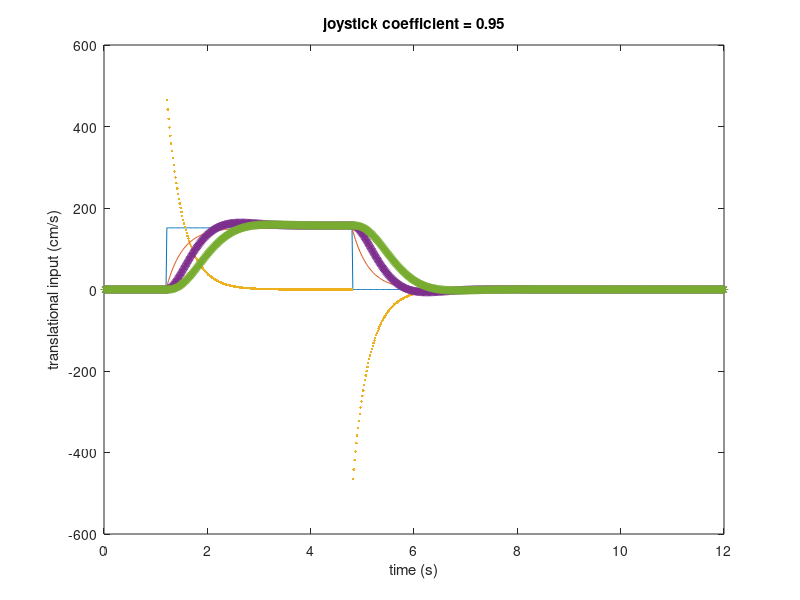
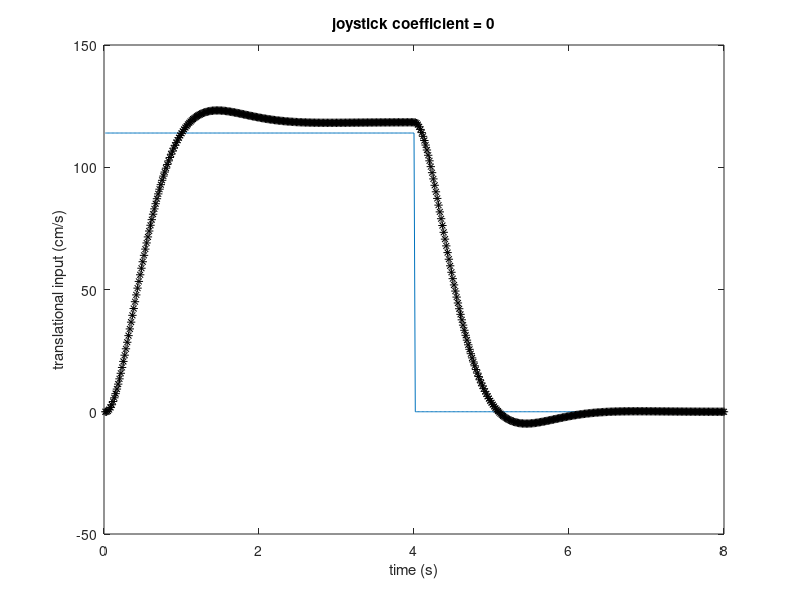

Write the MATLAB code that produced these figures, in order.
%% Acceleration control parameters
a = .95; % choose from a = .9; a = .95; a = .99; a = .995; a = .999;
b = .25; % choose from b = .1; b = .25; b = .5; b = .75; b = .9; b = 1;
x = 600; % cm
T = 4; % sec
dt = 1/60;

tau = -dt/log(a)
vmax1 = (x/T)*(1 + b*log(1 + exp((2*tau-T)/(T*b)))) 
% 
% x = 400cm, T = 3s
% for a=.9, b=.1: tau=.16, vmax=133cm/s, amax=842cm/s^2, amax_filt = 175 cm/s^2
% for a=.95, b=.1: tau=.32, vmax=133cm/s, amax=410cm/s^2, amax_filt = 145 cm/s^2
% for a=.99, b=.1: tau=1.66, vmax=151cm/s, amax=91cm/s^2 , amax_filt = 68 cm/s^2   
% for a=.995, b=.1: tau=3.32, vmax=295cm/s, amax=89cm/s^2, amax_filt = 78 cm/s^2
% 
% for a=.9, b=.25: tau=.16, vmax=134cm/s, amax=849cm/s^2, amax_filt = 177 cm/s^2
% for a=.95, b=.25: tau=.32, vmax=135cm/s,amax=415cm/s^2, amax_filt =147 cm/s^2
% for a=.99, b=.25: tau=1.66, vmax=164cm/s, amax=99cm/s^2, amax_filt = 74 cm/s^2
% for a=.995, b=.25: tau=3.32, vmax=296cm/s, amax=89cm/s^2, amax_filt = 78 cm/s^2
%      
% for a=.9, b=.5: tau=.16, vmax=144cm/s,amax=908cm/s^2, amax_filt = 189 cm/s^2
% for a=.95, b=.5: tau=.32, vmax=146cm/s,amax=449cm/s^2 , amax_filt = 158 cm/s^2
% for a=.99, b=.5: tau=1.66, vmax=187cm/s ,amax=112cm/s^2, amax_filt = 84 cm/s^2
% for a=.995, b=.5: tau=3.32, vmax=301cm/s, amax=90cm/s^2 , amax_filt = 79 cm/s^2  
% 
% for a=.9, b=.75: tau=.16, vmax=160cm/s,amax=1010cm/s^2  , amax_filt = 210 cm/s^2
% for a=.95, b=.75: tau=.32, vmax=163cm/s,amax=503cm/s^2  , amax_filt = 178 cm/s^2
% for a=.99, b=.75: tau=1.66, vmax=210cm/s,amax=126cm/s^2 , amax_filt = 94 cm/s^2  
% for a=.995, b=.75: tau=3.32, vmax=314cm/s,amax=94cm/s^2 , amax_filt = 82 cm/s^2  
%     
% for a=.9, b=.9: tau=.16, vmax=171cm/s,amax=1081cm/s^2  , amax_filt = 225 cm/s^2 
% for a=.95, b=.9: tau=.32, vmax=175cm/s, amax=540cm/s^2 , amax_filt = 191 cm/s^2  
% for a=.99, b=.9: tau=1.66, vmax=224cm/s, amax=135cm/s^2, amax_filt = 101 cm/s^2   
% for a=.995, b=.9: tau=3.32, vmax=323cm/s, amax=97cm/s^2 , amax_filt = 85 cm/s^2   
%     
% for a=.9, b=1: tau=.16, vmax=179cm/s, amax=1131cm/s^2 , amax_filt = 235 cm/s^2  
% for a=.95, b=1: tau=.32, vmax=184cm/s, amax=564cm/s^2 , amax_filt = 200 cm/s^2  
% for a=.99, b=1: tau=1.66, vmax=232cm/s, amax=140cm/s^2 , amax_filt = 105 cm/s^2  
% for a=.995, b=1: tau=3.32, vmax=330cm/s, amax=99cm/s^2 , amax_filt = 87 cm/s^2     
%     
% for a=.9, b=1.25: tau=.16, vmax=200cm/s, amax=1262cm/s^2, amax_filt = 263 cm/s^2   
% for a=.95, b=1.25: tau=.32, vmax=204cm/s, amax=630cm/s^2, amax_filt = 223 cm/s^2   
% for a=.99, b=1.25: tau=1.66, vmax=256cm/s, amax=154cm/s^2 , amax_filt = 115 cm/s^2  
%     
% for a=.9, b=1.5: tau=.16, vmax=221cm/s, amax=1398cm/s^2, amax_filt = 291 cm/s^2   
% for a=.95, b=1.5: tau=.32, vmax=226cm/s, amax=697cm/s^2 , amax_filt = 246 cm/s^2  
% for a=.99, b=1.5: tau=1.66, vmax=279cm/s, amax=168cm/s^2, amax_filt = 125 cm/s^2      
%     
% for a=.9, b=1.75: tau=.16, vmax=242cm/s, amax=1535cm/s^2 , amax_filt = 319 cm/s^2  
% for a=.95, b=1.75: tau=.32, vmax=248cm/s, amax=765cm/s^2 , amax_filt = 270 cm/s^2  
% for a=.99, b=1.75: tau=1.66, vmax=302cm/s, amax=182cm/s^2, amax_filt = 136 cm/s^2   
%     
% for a=.9, b=2: tau=.16, vmax=265cm/s, amax=1676cm/s^2, amax_filt = 349 cm/s^2
% for a=.95, b=2: tau=.32, vmax=271cm/s, amax=834cm/s^2 , amax_filt = 295 cm/s^2  
% for a=.99, b=2: tau=1.66, vmax=325cm/s, amax=196cm/s^2 , amax_filt = 146 cm/s^2  
%     
%% Option 1: Choose square wave input
Tsim = 6; % Tsim = 2*Nt
Nt  = round(Tsim/dt); % number of timesteps
j_x = vmax1*([zeros(1,round(Nt/5)) ones(1,round(Nt*3/5)) zeros(1,round(Nt*6/5))]); % joystick translational input
%% Apply the joystick coefficient function
v = zeros(1,2*Nt);
for t = 2:2*Nt
    v(t) = v(t-1) - log(a) * (-v(t-1) + j_x(t));
end

figure;
plot([1:2*Nt]*dt,j_x);title(['joystick coefficient = ' num2str(a)]);hold on;
plot([1:2*Nt]*dt,v);ylabel('translational input (cm/s)');xlabel('time (s)');

acc0 = diff(v)/dt;
acc0 = [0 acc0];
plot([1:2*Nt]*dt,acc0,'.');
amax = max(acc0)
%% Low pass filter
%% Apply low pass filter
FA = [1, -1.9260, 0.9286];
FB = [0.0007, 0.0013, 0.0007];
% velocity control input
v0 = zeros(1,2*Nt); % y(n) = 0;
for n = 3:2*Nt

    v0(n) = FB(1)*j_x(n) + FB(2)*j_x(n-1) + FB(3)*j_x(n-2);
    
    v0(n) = v0(n) - (FA(2)*v0(n-1) + FA(3)*v0(n-2));
    v0(n) = v0(n)/FA(1);
end

hold on;
plot([1:2*Nt]*dt,v0,'*');
hold off;
% acceleration control input
v2 = zeros(1,2*Nt); % y(n) = 0;
for n = 3:2*Nt

    v2(n) = FB(1)*v(n) + FB(2)*v(n-1) + FB(3)*v(n-2);
    
    v2(n) = v2(n) - (FA(2)*v2(n-1) + FA(3)*v2(n-2));
    v2(n) = v2(n)/FA(1);
end
hold on;
plot([1:2*Nt]*dt,v2,'*');
amax_filt = max(diff(v2)/dt)

dist = cumsum(v0*dt);
dist = dist(end)

dist = cumsum(v2*dt);
dist = dist(end)
%%
%% amax for velocity control edge condition
vmax1 = 114;
Tpulse = 4;
Tsim = 8;
Tpulse = round(Tpulse/dt);
Tsim = round(Tsim/dt);
j_x = vmax1*([ones(1,Tpulse) zeros(1,Tsim-Tpulse)]); % joystick translational input
ts = (1:Tsim)*dt;
%% Apply low pass filter
FA = [1, -1.9260, 0.9286];
FB = [0.0007, 0.0013, 0.0007];
% velocity control input
v0 = zeros(1,Tsim); % y(n) = 0;
for n = 3:Tsim

    v0(n) = FB(1)*j_x(n) + FB(2)*j_x(n-1) + FB(3)*j_x(n-2);
    
    v0(n) = v0(n) - (FA(2)*v0(n-1) + FA(3)*v0(n-2));
    v0(n) = v0(n)/FA(1);
end
figure;
plot(ts,j_x);title(['joystick coefficient = 0']);hold on;
plot(ts,v0,'*k');ylabel('translational input (cm/s)');xlabel('time (s)');
hold off;

acc0 = diff(v0)/dt;
acc0 = [0 acc0];
% plot(ts,acc,'.');
amax0 = max(acc0)




